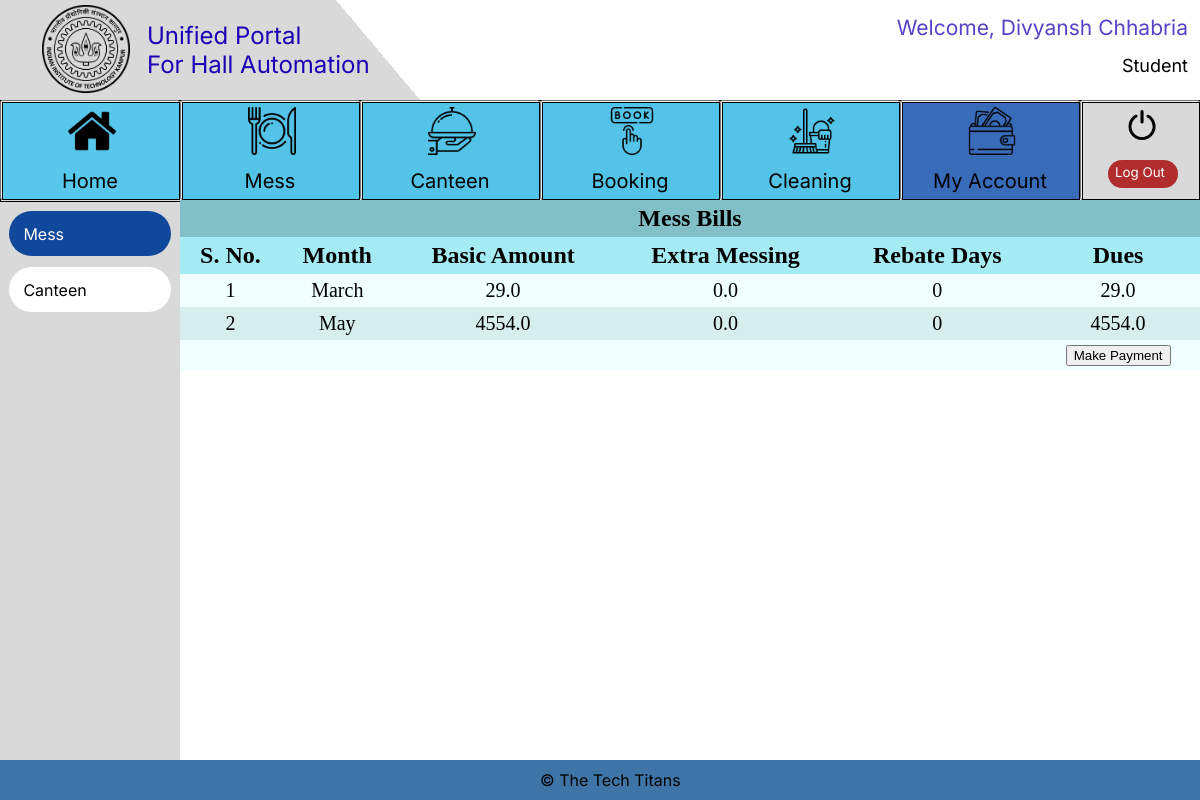
The app's page /My_Account/Mess (signed in) with its own data.
### Login/models.py (models this page shows, shortened)
class User_class(AbstractBaseUser):
    is_admin = models.BooleanField(default=False)
    objects = UserManager()
    name = models.CharField(max_length=50)
    Designation_Choices = (('Student','Student'),('Hall Manager','Hall Manager'),('Mess Manager','Mess Manager'),('Canteen Manager','Canteen Manager'), ('Sports Secy', 'Sports Secy'))
    designation = models.CharField(
        max_length=15,
        choices=Designation_Choices,
    )
    username = models.CharField(max_length=20, unique=True, blank=True)
    USERNAME_FIELD = 'username'
    REQUIRED_FIELDS = ['name', 'designation']

### Mess/models.py (models this page shows, shortened)
class Bill(models.Model):
    Bill_Month = models.IntegerField(default=1)
    Month_Name = models.TextField(max_length=9, default="January")
    Total_Days = models.IntegerField(default=0)
    rebate_days = models.IntegerField(default=0)
    User_Name = models.CharField(max_length=20)
    Basic_Amount = models.FloatField(default=0)
    Extras_Amount = models.FloatField(default=0)
    Mess_Bill = models.FloatField(default=0)

### My_Account/views.py (the view)
# urls.py: path('Mess', views.Mess, name='Mess'),
def Mess(request):
    if request.user.is_authenticated:
        if request.user.designation == "Student":
            bill = Mess_Bill.objects.filter(User_Name = request.user.username).order_by('Bill_Month')
            return render(request, "Mess.html", context={'bills': bill})
        else:
            return render(request, "Error.html")
    else:
        return render(request, "Error.html")

### My_Account/templates/Mess.html (shortened to what this page needs)
{%include "student_base.html"%}
{%load static%}
<html lang="en">
<head>
  <link rel="stylesheet" href="{%static 'styles.css'%}">
</head>
<body>
  <div class="main_div">
    <table cellspacing="0" cellpadding="5em">
      <form method="POST" action="Students_Pending_Bills">
        <tr>
          <th colspan="6" class="main_head">Mess Bills</th>
        </tr>
      </form>
      <tr>
        <th>S. No.</th>
        <th>Month</th>
        <th>Basic Amount</th>
        <th>Extra Messing</th>
        <th>Rebate Days</th>
        <th>Dues</th>
      </tr>
      {% for bill in bills %}
      <tr>
        <td>{{ forloop.counter }}</td>
        <td>{{bill.Month_Name}}</td>
        <td>{{bill.Basic_Amount}}</td>
        <td>{{bill.Extras_Amount}}</td>
        <td>{{bill.rebate_days}}</td>
        <td>{{bill.Mess_Bill}}</td>
      </tr>
      {% endfor %}
      <td></td>
      <td></td>
      <td></td>
      <td></td>
      <td></td>
      <td><a href="https://www.onlinesbi.sbi/sbicollect/icollecthome.htm"><button>Make Payment</button></a>
      </td>
    </table>
  </div>
</body>
</body>
</html>

### templates/student_base.html (shortened to what this page needs)
{%load static%}
<html lang="en">
<head>
  <link rel="stylesheet" href="{% static 'student_base.css' %}">
</head>
<body scroll="no" style="overflow: hidden">
  <div class=e1_141>
    <div class=e1_222>
      <div class="e1_223"></div>
      <span class="e1_225">© The Tech Titans</span>
    </div>
    <div class=e2_6>
      {% if request.path != "/Home" %}
      <div class="e1_220"></div>
      {% endif %}
    {% if request.path == "/My_Account/Mess" or request.path == "/My_Account/Canteen" %}
      <a href ="/My_Account/Mess">
          <button class="e2_3 button3" {% if request.path == "/My_Account/Mess" %} 	style="background-color:rgba(16.18099093437195, 71.84358090162277, 155.33750385046005, 1); color: white;" {% endif %}>
          Mess
          </button>
      </a>
      <a href ="/My_Account/Canteen">
      <button class="e2_5 button3" {% if request.path == "/My_Account/Canteen" %} 	style="background-color:rgba(16.18099093437195, 71.84358090162277, 155.33750385046005, 1); color: white;" {% endif %}>
          Canteen
      </button>
      </a>
      {% endif %}
    </div>
      <div class=e2_7>
        <a href = "/Logout">
        <button class="e1_226 button2">
          <div class="e1_219"></div>
          <div class="e1_227"></div><span class="e1_228">Log Out</span>
          <div class="e1_229"></div>
        </button>
        </a>
        <a href ="../../My_Account/Mess">
          <button class="e1_230 button2">
            <span class="e1_232">My Account</span>
            <div class="e1_233"></div>
          </button>
        </a>
        <a href = "../../Cleaning/Lodge_Request">
          <button class="e1_238 button2">
            <div class="e1_240"></div><span class="e1_241">Cleaning</span>
          </button>
        </a>
        <a href = "../../Booking/guestroom">
          <button class="e1_234 button2">
            <div class="e1_236"></div><span class="e1_237">Booking</span>
          </button>
        </a>
        <a href = "../../Canteen/Student_Place_Order">
          <button class="e1_242 button2">
            <div class="e1_244"></div><span class="e1_245">Canteen</span>
          </button>
        </a>
        <a href = "../../Mess/Student_Regular_Menu">
          <button class="e1_246 button2">
            <span class="e1_248">Mess</span>
            <div class="e1_249"></div>
          </button>
        </a>
        <a href="../../Home">
          <button class="e1_250 button2">
            <div class="e1_251" {% if request.path == "/Home" %}  style="	background-color:rgb(56, 108, 185) {% endif %}"></div><span class="e1_252">Home</span>
            <div class="e1_272"></div>
          </button>
        </a>
      </div>
      <div class=e1_254><span class="e1_255">{{ request.user.designation }}</span><span class="e1_256">Welcome, {{ request.user.name}}</span></div>
    <div class=e1_258>
      <div class="e1_259"></div>
      <div class="e1_260"></div>
      <a href="../../Home">
      <button class="e1_261 button3">Unified Portal<br>
        For Hall Automation</button>
      </a>
      <a href = "https://iitk.ac.in/">
      <button class="e1_262 button3"></button></a>
    </div>
  </div>
</body>
</html>

### templates/static/styles.css (style rules this page uses)
.main_div { width:85%; height: 70%; top:25%; left:15%; overflow-y: auto; position: absolute; }
.main_head { font-size: 24px; text-align: center; background-color: rgba(63, 154, 166, 0.62); }
table { width:100%; }
th { text-align: center; font-size: 24px; background-color: rgb(165, 235, 244); top: 0; position: sticky; }
td { text-align: center; font-size: 20px; }
table, th, td { border: none; }
tr:nth-child(even) { background-color: #D6EEEE; }
tr:nth-child(odd) { background-color:azure; }
th:nth-child(odd) { z-index: 1; }
th:nth-child(even) { z-index: 2; }

### templates/student_base.html (style rules this page uses)
body { background: #E5E5E5; }

### My_Account/templates/Mess.html (style rules this page uses)
body { background: #E5E5E5; }

### records on screen
User_class: user.designation "Student", user.name "Divyansh Chhabria"
Bill: Month_Name "March", Basic_Amount "29.0", Extras_Amount "0.0", rebate_days "0", Mess_Bill "29.0"
Bill: Month_Name "May", Basic_Amount "4554.0", Extras_Amount "0.0", rebate_days "0", Mess_Bill "4554.0"
